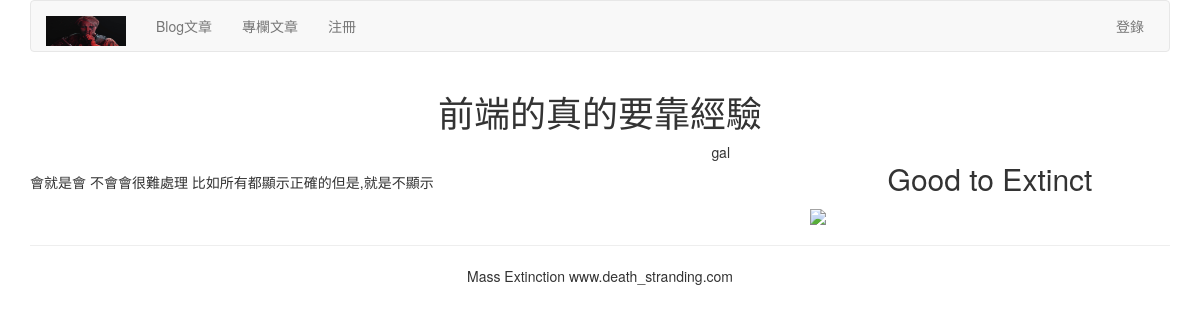
Page /blog/11/ on the committed database.
### blog/models.py (models this page shows, shortened)
class BlogArticles(models.Model):
    title = models.CharField(max_length=300)
    author = models.ForeignKey(User, on_delete=models.CASCADE, related_name='blog_posts')
    body = models.TextField()
    publish = models.DateTimeField(default=timezone.now)
    class Meta:
        ordering = ('-publish',)

### blog/views.py (the view)
# urls.py: path('<int:article_id>/',views.blog_article,name='blog_article'),
def blog_article(request,article_id):
    article = get_object_or_404(BlogArticles,id=article_id)
    pub = article.publish
    return render(request,'blog/content.html',{'article':article,';publish':pub})

### templates/blog/content.html (shortened to what this page needs)
{% extends "base.html" %}
{% block content %}
<div class="row text-center vertical-middle-sm">
    <h1>{{ article.title }}</h1>
</div>
<div class="row">
    <div class="col-xs-12 col-md-8">
        <p class="text-right"><span>{{ article.author.username }}
            </span>
        </p>
<div>{{ article.body }}</div>
    </div>
    <div class="col-xs-6 col-md-4">
        <h2 class='text-center'>Good to  Extinct</h2>
        <img width="300px" src='https://timgsa.baidu.com/timg?image&quality=80&size=b9999_10000&sec=1576394952694&di=6a24d5a7acbf6eeb70f210f583a4794b&imgtype=0&src=http%3A%2F%2Fi0.hdslb.com%2Fbfs%2Farchive%2Fa7234229cd5140810711cfbbec910b6eff03c657.jpg'>
    </div>
</div>
{% endblock %}

### rows in the picture
BlogArticles: title "前端的真的要靠經驗", author.username "gal", body "會就是會 不會會很難處理 比如所有都顯示正確的但是,就是不顯示"
